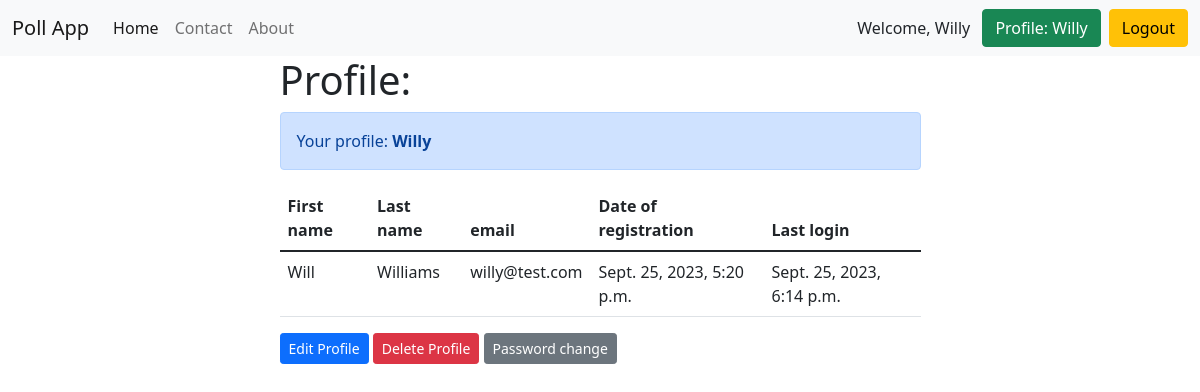
The page /users/profile/ (signed in) on the database as committed earlier.
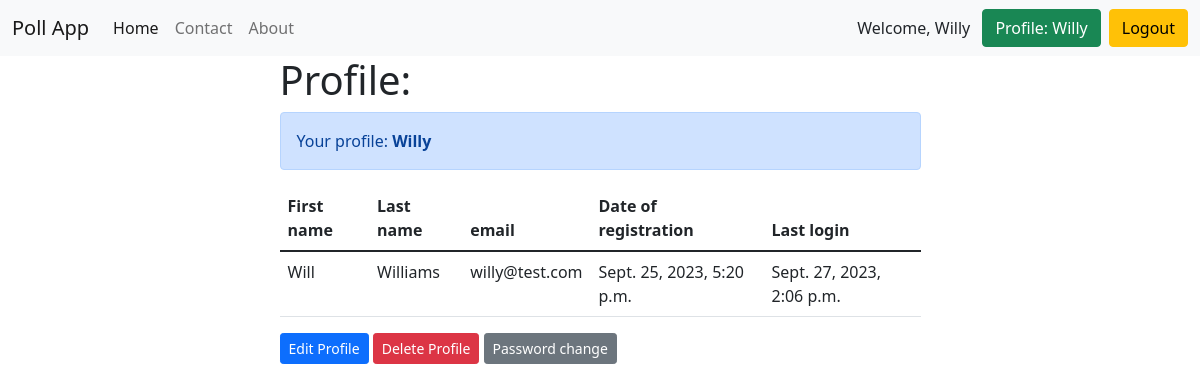
The same page on the database as committed later.
### accounts/models.py (models this page shows)
class User(AbstractUser):
    email = models.EmailField(unique=True)
    email_confirmed = models.BooleanField(default=False)

### accounts/views.py (the view)
# urls.py: path('profile/', profile, name='profile'),
@login_required
def profile(request):
    return render(request, 'accounts/profile.html')

### accounts/templates/accounts/profile.html (shortened to what this page needs)
{% extends 'base.html' %}
{% block content %}
<h1>Profile:</h1>
<div class="alert alert-primary" role="alert">Your profile: <b>{{ user.username }}</b></div>
<table class="table">
    <thead>
    <tr>
        <th scope="col">First name</th>
        <th scope="col">Last name</th>
        <th scope="col">email</th>
        <th scope="col">Date of registration</th>
        <th scope="col">Last login</th>
    </tr>
    </thead>
    <tbody>
    <tr>
        <td>{{ user.first_name }}</td>
        <td>{{ user.last_name }}</td>
        <td>{{ user.email }}</td>
        <td>{{ user.date_joined }}</td>
        <td>{{ user.last_login }}</td>
    </tr>
    </tbody>
</table>
<a href="{% url 'accounts:edit_user' %}" class="btn btn-primary btn-sm">Edit Profile</a>
<a href="{% url 'accounts:delete_user' %}" class="btn btn-danger btn-sm">Delete Profile</a>
<a href="{% url 'accounts:password_change' %}" class="btn btn-secondary btn-sm">Password change</a>
{% endblock %}

### templates/base.html (shortened to what this page needs)
<!DOCTYPE html>
<html lang="en">
<head>
    <link href="https://cdn.jsdelivr.net/npm/bootstrap@5.1.3/dist/css/bootstrap.min.css" rel="stylesheet"
>
</head>
<body>
<nav class="navbar navbar-expand-lg navbar-light bg-light">
    <div class="container-fluid">
        <a class="navbar-brand" href="{% url 'poll_app:home' %}">Poll App</a>
        <div class="collapse navbar-collapse" id="navbarNavAltMarkup">
            <div class="navbar-nav">
                <a class="nav-link active" aria-current="page" href="{% url 'poll_app:home' %}">Home</a>
                <a class="nav-link" href="{% url 'contact:contact' %}">Contact</a>
                <a class="nav-link" href="{% url 'poll_app:about' %}">About</a>
            </div>
        </div>
        {% if request.user.is_authenticated %}
        Welcome, {{ user.username }}
        &ensp;<a class="btn btn-success" href="{% url 'accounts:profile' %}" type="submit">Profile: {{ user.username }}</a>
        &ensp;<a class="btn btn-warning" href="{% url 'accounts:logout' %}" type="submit">Logout</a>
        {% else %}
        <a class="btn btn-warning" href="{% url 'accounts:login' %}" type="submit">Login</a>&ensp;
        <a class="btn btn-danger" href="{% url 'accounts:signup' %}" type="submit">Sign Up</a>
        {% endif %}
    </div>
</nav>
<div class="container">
    <div class="row">
        <div class="col-md-7 m-auto">
            {% block content %}
            {% endblock %}
        </div>
    </div>
</div>
</body>
</html>

Rows that differ between the two databases and show on the page:
changed User "Willy": last_login "Sept. 25, 2023, 6:14 p.m." → "Sept. 27, 2023, 2:06 p.m."
